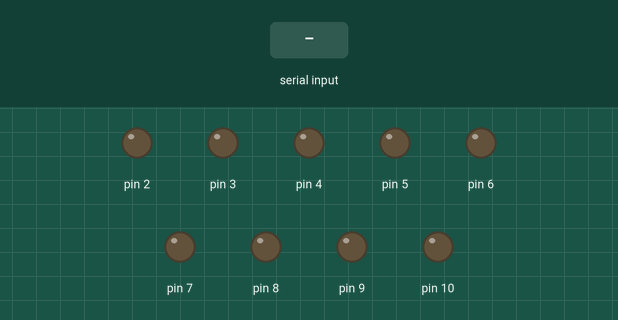
Recording of a sketch running on a simulated Arduino Uno, built with avr-gcc and run on an emulated ATmega328P. Shown: output pins drawn as LEDs (lit = HIGH). Inputs (shaded band) come from the test bench.

Above: at 1.2 s.
1.3 s: "90,45\n" received over Serial
At 2.2 s:
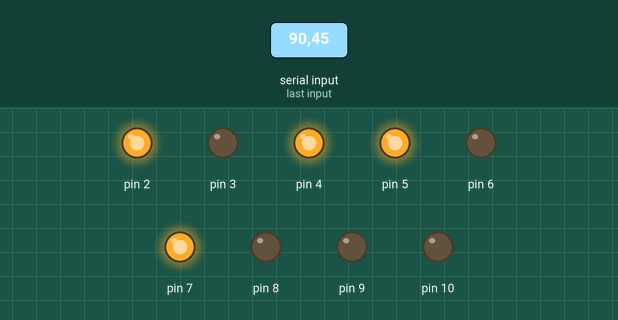
4.0 s: "30,150\n" received over Serial
At 4.8 s:
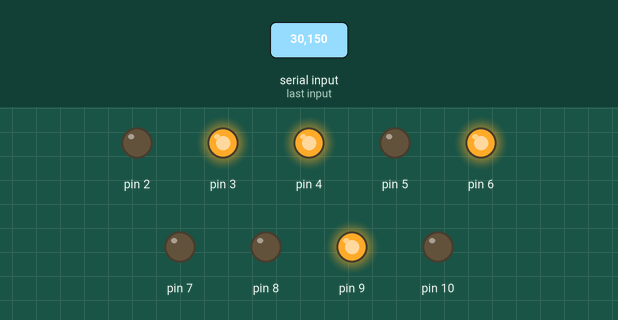
6.7 s: "5\n" received over Serial
At 7.5 s:
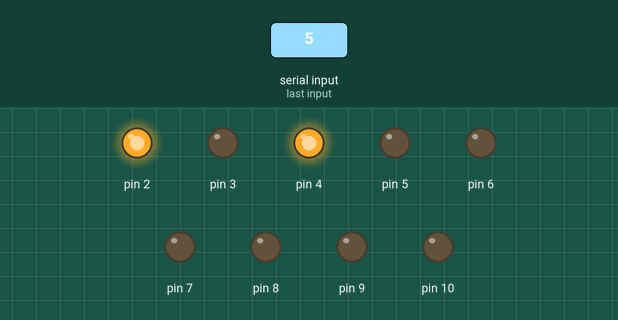
9.3 s: "200\n" received over Serial
At 10.0 s:
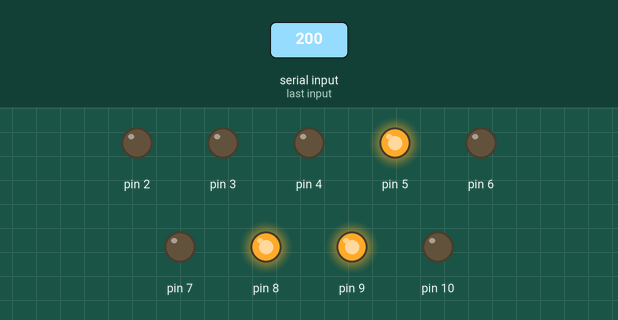
Timing chart, 0 to 12.3 s (numbered marks = the images above; inputs shaded):
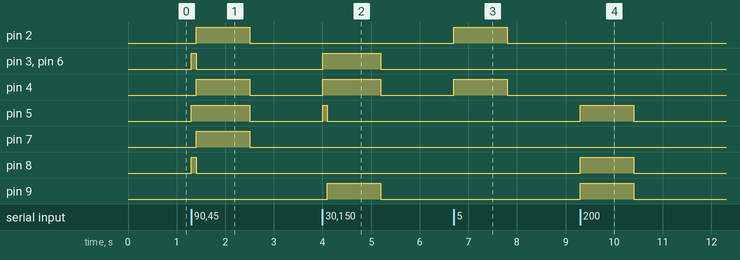

The sketch:

pyserial.ino
```cpp
void setup() {
  Serial.begin(9600); // Inicia la comunicación serial a 9600 baudios
  for (int i = 2; i <= 10; i++) {
    pinMode(i, OUTPUT); // Configura los pines 2-10 como salida para los LEDs
  }
}

void loop() {
  int ledState = Serial.parseInt(); // Lee el estado de los LEDs enviado desde Python
  for (int i = 2; i <= 10; i++) {
    if (ledState & (1 << (i - 2))) {
      digitalWrite(i, HIGH); // Enciende el LED
    } else {
      digitalWrite(i, LOW); // Apaga el LED
    }
  }

  delay(100); // Pequeña demora para estabilizar la lectura
}
```

Measured:
- after the input at 1.3 s, pin 2, pin 4, pin 7: LOW → HIGH after 0.10 s, → LOW 1.1 s later; pin 3, pin 6, pin 8: LOW → HIGH at once, → LOW 0.10 s later; pin 5: LOW → HIGH at once, → LOW 1.2 s later
- after the input at 4.0 s, pin 3, pin 4, pin 6: LOW → HIGH at once, → LOW 1.2 s later; pin 5: LOW → HIGH at once, → LOW 0.10 s later; pin 9: LOW → HIGH after 0.10 s, → LOW 1.1 s later
- after the input at 6.7 s, pin 2, pin 4: LOW → HIGH at once, → LOW 1.1 s later
- after the input at 9.3 s, pin 5, pin 8, pin 9: LOW → HIGH at once, → LOW 1.1 s later
